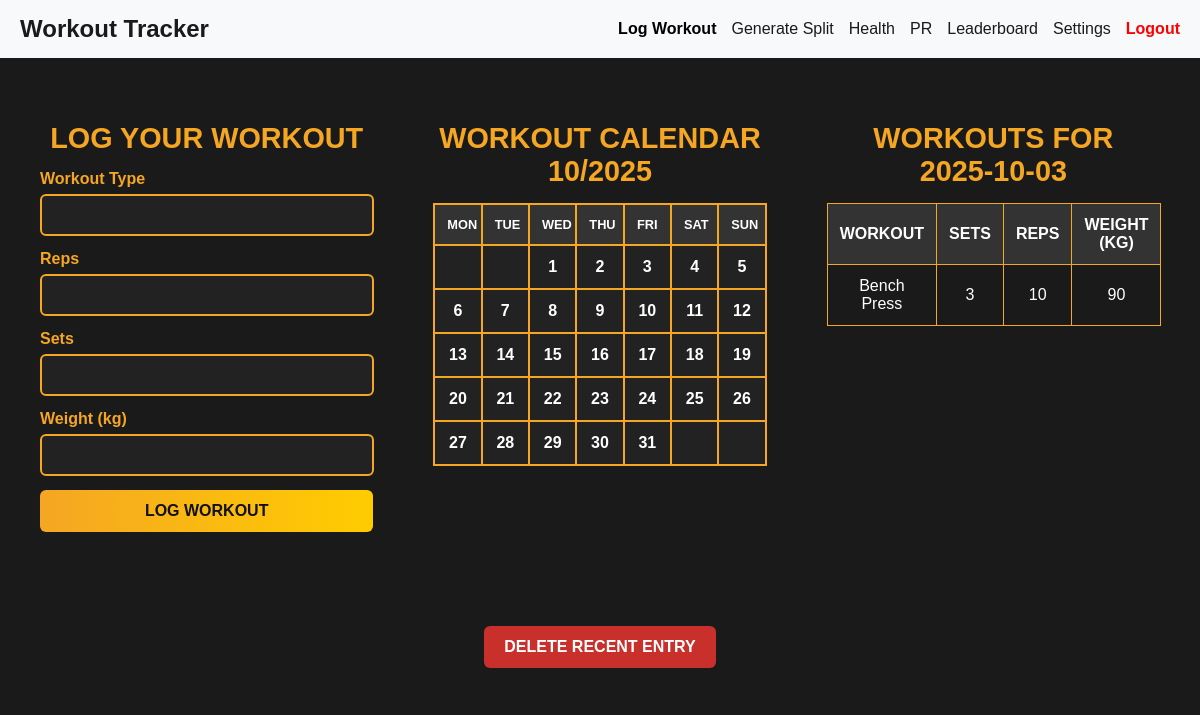
Page /log_workout (signed in) on the committed database.
### tables this page shows
CREATE TABLE workouts (
    workout_id INTEGER PRIMARY KEY AUTOINCREMENT,
    user_id INTEGER NOT NULL,
    workout_type TEXT NOT NULL,
    reps TEXT NOT NULL,
    sets INTEGER NOT NULL,
    weight TEXT,
    date_logged DATE DEFAULT (DATE('now')),
    FOREIGN KEY (user_id) REFERENCES users (user_id) ON DELETE CASCADE
);

### app.py (the view, shortened to what this page needs)
@app.route('/log_workout', methods=['GET', 'POST'])
@login_required
def log_workout():
    db = get_db()
    form = WorkoutForm()
    selected_date = request.args.get('date', datetime.today().strftime('%Y-%m-%d'))
    workouts = db.execute(
        "SELECT workout_type, reps, sets, weight FROM workouts WHERE user_id = ? AND date_logged = ?",
        (g.user["user_id"], selected_date)
    ).fetchall()
    current_year, current_month = datetime.today().year, datetime.today().month
    workouts_in_month = db.execute(
        "SELECT DISTINCT date_logged FROM workouts WHERE user_id = ? AND strftime('%Y-%m', date_logged) = ?",
        (g.user["user_id"], f"{current_year}-{current_month:02d}")
    ).fetchall()
    workout_dates = {w["date_logged"] for w in workouts_in_month}
    cal = calendar.monthcalendar(current_year, current_month)
    return render_template(
        'log_workout.html',
        form=form,
        workouts=workouts,
        current_year=current_year,
        selected_date=selected_date,
        calendar_data=cal,
        workout_dates=workout_dates,
        year=current_year,
        month=current_month
    )

### forms.py
class WorkoutForm(FlaskForm):
    workout_type = StringField("Workout Type", validators=[DataRequired()])
    reps = IntegerField("Reps", validators=[DataRequired()])
    sets = IntegerField("Sets", validators=[DataRequired()])
    weight = IntegerField("Weight (kg)", validators=[DataRequired()])
    submit = SubmitField("Log Workout")

### app.py (called while the page is built)
@app.before_request
def load_logged_in_user():
    user_id = session.get("user_id")
    if user_id:
        db = get_db()
        g.user = db.execute("SELECT * FROM users WHERE user_id = ?", (user_id,)).fetchone()
    else:
        g.user = None

def login_required(view):
    @wraps(view)
    def wrapped_view(*args, **kwargs):
        if g.user is None:
            return redirect(url_for("login", next=request.url))
        return view(*args, **kwargs)
    return wrapped_view

### database.py (called while the page is built)
def get_db():
    if "db" not in g:
        g.db = sqlite3.connect(DATABASE,
            detect_types=sqlite3.PARSE_DECLTYPES
        )
        g.db.row_factory = sqlite3.Row
    return g.db

### templates/log_workout.html (shortened to what this page needs)
{% extends "base.html" %}
{% block content %}
<div class="workout-page">
    <div class="workout-container">
        <h2 class="workout-title">Log Your Workout</h2>
        <form method="POST" action="{{ url_for('log_workout', date=selected_date) }}" class="workout-log-form">
            <div class="workout-form-group">
                <label for="workout_type" class="workout-form-label">{{ form.workout_type.label.text }}</label>
                {{ form.workout_type(id="workout_type", class="workout-form-input") }}
            </div>
            <div class="workout-form-group">
                <label for="reps" class="workout-form-label">{{ form.reps.label.text }}</label>
                {{ form.reps(id="reps", class="workout-form-input") }}
            </div>
            <div class="workout-form-group">
                <label for="sets" class="workout-form-label">{{ form.sets.label.text }}</label>
                {{ form.sets(id="sets", class="workout-form-input") }}
            </div>
            <div class="workout-form-group">
                <label for="weight" class="workout-form-label">{{ form.weight.label.text }}</label>
                {{ form.weight(id="weight", class="workout-form-input") }}
            </div>
            <div class="workout-form-group">
                {{ form.submit(class="workout-form-button") }}
            </div>
        </form>
    </div>
    <div class="workout-container">
        <h2 class="workout-title">Workout Calendar <br /> {{ month }}/{{ year }}</h2>
        <table class="calendar">
            <thead>
                <tr>
                    <th>Mon</th>
                    <th>Tue</th>
                    <th>Wed</th>
                    <th>Thu</th>
                    <th>Fri</th>
                    <th>Sat</th>
                    <th>Sun</th>
                </tr>
            </thead>
            <tbody>
                {% for week in calendar_data %}
                <tr>
                    {% for day in week %}
                        {% if day == 0 %}
                            <td></td>
                        {% else %}
                            {% set date_str = "%04d-%02d-%02d" % (year, month, day) %}
                            {% if date_str in workout_dates %}
                                <td class="workout-day">
                                    <a href="{{ url_for('log_workout', date=date_str) }}">{{ day }}</a>
                                </td>
                            {% else %}
                                <td><a href="{{ url_for('log_workout', date=date_str) }}">{{ day }}</a></td>
                            {% endif %}
                        {% endif %}
                    {% endfor %}
                </tr>
                {% endfor %}
            </tbody>
        </table>
    </div>
    <div class="workout-container">
        <h2 class="workout-title">Workouts for <br /> {{ selected_date }}</h2>
        {% if workouts %}
            <table class="workout-history-table">
                <thead>
                    <tr>
                        <th>Workout</th>
                        <th>Sets</th>
                        <th>Reps</th>
                        <th>Weight (kg)</th>
                    </tr>
                </thead>
                <tbody>
                    {% for workout in workouts %}
                    <tr>
                        <td>{{ workout.workout_type }}</td>
                        <td>{{ workout.sets }}</td>
                        <td>{{ workout.reps }}</td>
                        <td>{{ workout.weight }}</td>
                    </tr>
                    {% endfor %}
                </tbody>
            </table>
        {% else %}
            <p>No workouts logged for this day.</p>
        {% endif %}
    </div>
<div class="workout-container">
    <form action="{{ url_for('delete_recent_workout', date=selected_date) }}" method="post" class="delete-recent-form">
        <button type="submit" class="delete-recent-button">Delete Recent Entry</button>
    </form>
</div>
</div>
{% endblock %}

### static/styles.css (style rules this page uses)
body { margin: 0; padding: 0; font-family: Arial, sans-serif; background-color: #1a1a1a; }
.workout-page { display: flex; flex-wrap: wrap; justify-content: center; gap: 20px; padding: 20px; box-sizing: border-box; }
.workout-container { padding: 20px; border-radius: 10px; background-color: #1a1a1a; color: #fff; flex: 1; max-width: 48%; min-width: 350px; height: auto; box-sizing: border-box; }
.workout-container:nth-child(2) { overflow-y: auto; padding-bottom: 0; }
.workout-title { color: #f5a623; text-align: center; font-size: 1.8rem; font-weight: bold; margin-bottom: 15px; text-transform: uppercase; }
.workout-log-form { display: flex; flex-direction: column; }
.workout-form-group { margin-bottom: 14px; display: flex; flex-direction: column; }
.workout-form-label { margin-bottom: 6px; color: #f5a623; font-weight: bold; font-size: 1rem; }
.workout-form-input { padding: 10px; border: 2px solid #f5a623; border-radius: 6px; font-size: 16px; width: 93%; background-color: #222; color: #fff; outline: none; }
.workout-form-button { padding: 12px; background: linear-gradient(90deg, #f5a623, #ffcc00); color: #111; border: none; border-radius: 6px; cursor: pointer; font-size: 16px; font-weight: bold; text-transform: uppercase; }
.workout-history-table { width: 100%; border-collapse: collapse; margin-top: 15px; }
.workout-history-table th, .workout-history-table td { padding: 12px; border: 1px solid #f5a623; text-align: center; color: #fff; font-size: 1rem; }
.workout-history-table th { background-color: #333; font-weight: bold; text-transform: uppercase; }
.calendar { width: 100%; border-collapse: collapse; overflow-x: hidden; table-layout: fixed; }
.calendar th, .calendar td { border: 2px solid #f5a623; padding: 12px; text-align: center; font-size: 1rem; }
.calendar th { background-color: #333; color: white; font-size: 0.8rem; text-transform: uppercase; }
.calendar td { background-color: #222; }
.calendar a { text-decoration: none; color: white; display: block; font-weight: bold; }
.delete-recent-form { display: flex; justify-content: center; margin-top: 20px; padding: 0; }
.delete-recent-button { background-color: #c9302c; color: white; border: none; padding: 12px 20px; font-size: 16px; font-weight: bold; cursor: pointer; border-radius: 6px; text-transform: uppercase; display: block; }
.calendar td, .calendar th { width: 14%; }

### rows in the picture
workouts: workout_type "Bench Press", sets "3", reps "10", weight "90"

### other values in the picture
{{ month }} "10"
{{ year }} "2025"
{{ day }} "1" "2" "3" "4" "5" "6" "7" "8" "9" "10" "11" "12" "13" "14" "15" "16" "17" "18" "19" "20" "21" "22" "23" "24" "25" "26" "27" "28" "29" "30" "31"
{{ selected_date }} "2025-10-03"
